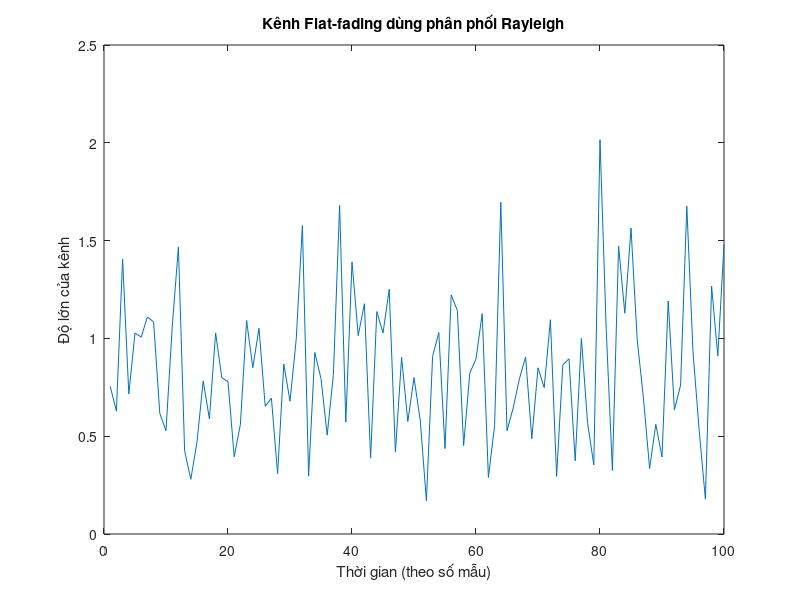
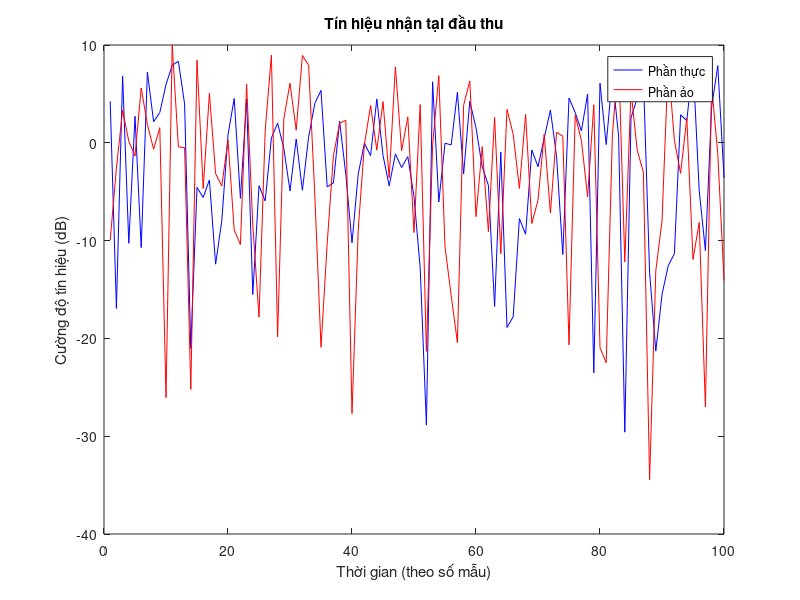
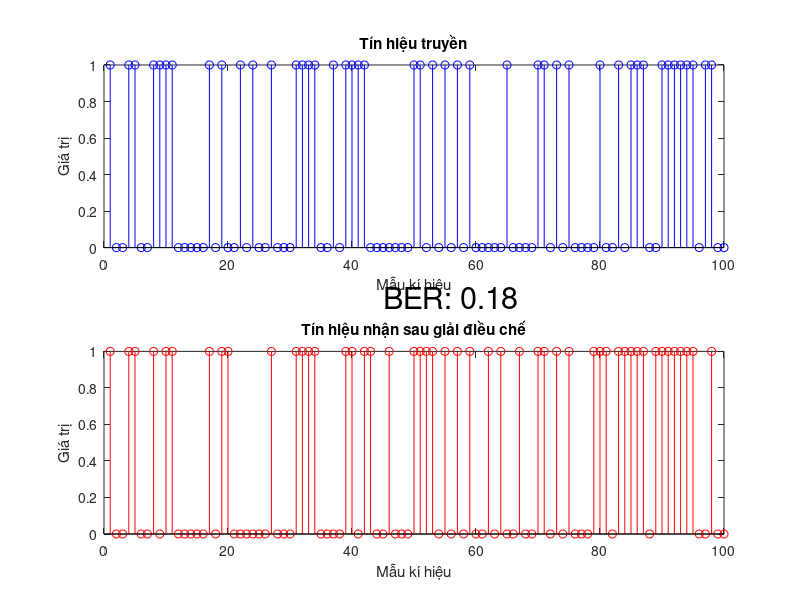

The MATLAB source for these figures, in order:
% Các thông số mô phỏng
numSamples = 100; % Số mẫu tín hiệu tạo ra ở đầu phát
snr_dB = -2.5; % Tỉ số SNR theo giai dB

% Tạo mẫu giá trị Guassian phức ngẫu nhiên, bằng với số mẫu tín hiệu phát
h = (randn(1, numSamples) + 1i * randn(1, numSamples)) / sqrt(2);

% Khởi tạo kênh fading phẳng - Rayleigh
n = sqrt(0.5 / 10^(snr_dB/10)) * (randn(1, numSamples) + 1i * randn(1, numSamples));

% Ghép kênh fading phẳng vào tín hiệu
txSignal = randi([0, 1], 1, numSamples);
txSignal_modulated = 2*txSignal - 1; % Điều chế tín hiệu BPSK: 0 -> -1 , 1 -> 1
rxSignal = h .* txSignal_modulated + n; % Tín hiệu nhận được từ việc ghép kênh fading vào tín hiệu phát

% Giải điều chế tín hiệu
rxSignal_demodulated = real(conj(h) .* rxSignal) > 0; % BPSK demodulation

% Tính tỉ lệ lỗi bit (BER)
numErrors = sum(txSignal ~= rxSignal_demodulated);
ber = numErrors / numSamples;

% Vẽ đồ thị mô phỏng kênh flat fading - Rayleigh
figure;
plot(abs(h));
xlabel('Thời gian (theo số mẫu)');
ylabel('Độ lớn của kênh');
title('Kênh Flat-fading dùng phân phối Rayleigh');

% Vẽ đồ thị cường độ tín hiệu nhận tại đầu thu
figure;
plot(10*log10(abs(real(rxSignal)).^2), 'b');
hold on;
plot(10*log10(abs(imag(rxSignal)).^2), 'r');
xlabel('Thời gian (theo số mẫu)');
ylabel('Cường độ tín hiệu (dB)');
title('Tín hiệu nhận tại đầu thu');
legend('Phần thực', 'Phần ảo');

% Vẽ đồ thị tín hiệu truyền, nhận và BER
figure;
t = 1:numSamples;

subplot(2,1,1);
stem(t, txSignal, 'b')
title('Tín hiệu truyền');
xlabel('Mẫu kí hiệu');
ylabel('Giá trị');
hold on;

subplot(2,1,2);
stem(t, rxSignal_demodulated, 'r');
title('Tín hiệu nhận sau giải điều chế');
xlabel('Mẫu kí hiệu');
ylabel('Giá trị');
text(0.45, 1.3, ['BER: ' num2str(ber)], 'Units', 'normalized', 'Fontsize', 22);
hold off;
